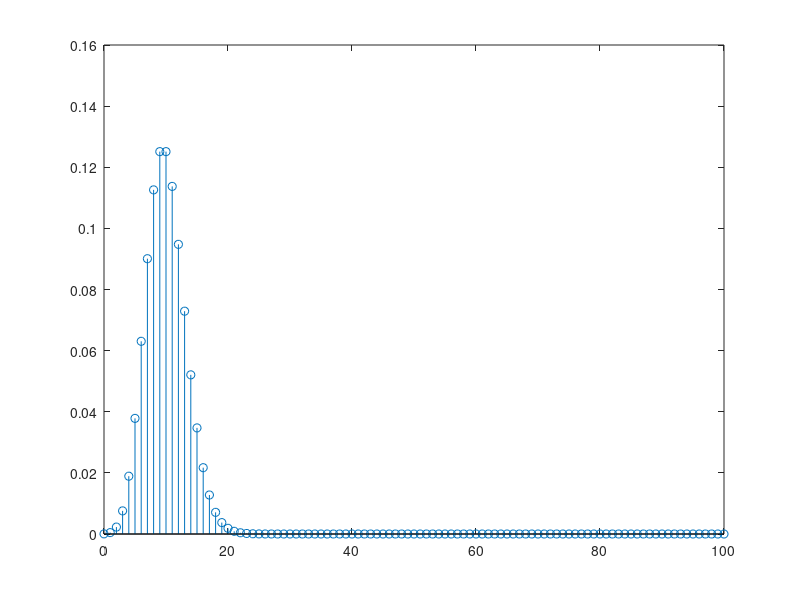

Reproduce this figure in MATLAB. (Note: this script raises an error after producing the figure.)
% Exercise 3.1: 
% Simulation of the distribution of the mean of Poisson distribution 
M = 1000;
nV = 2.^[2:10]';
lambda = 10;

tV = [0:100]';
figure(1)
clf
stem(tV,poisspdf(tV,lambda))

nn = length(nV);
fprintf('lambda = %2.2f \n',lambda); 
fprintf('\t n \t average of sample mean \n');
for i=1:nn
    figure(i+1)
    n = nV(i);
    mxV = simmeanpoisson(lambda,n,M,1);
    fprintf('\t %d \t %2.4f \n',n,mean(mxV))
    pause;
end